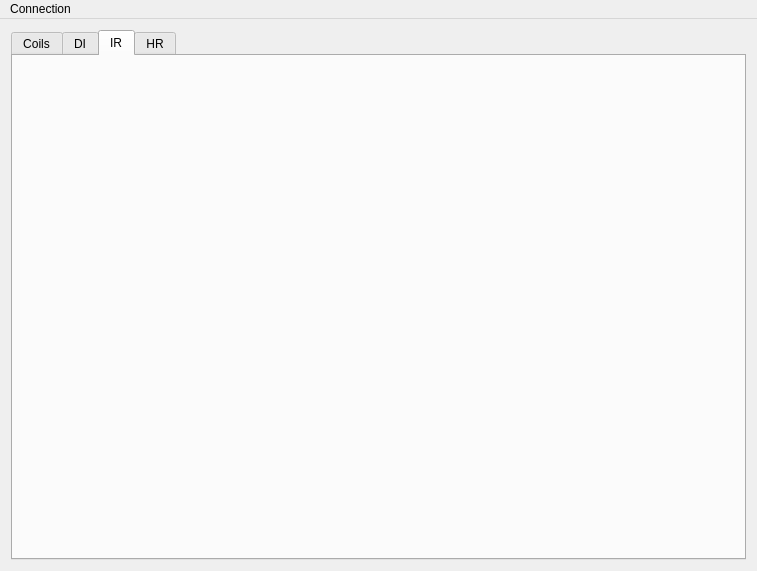
<?xml version="1.0" encoding="UTF-8"?>
<ui version="4.0">
 <class>MainWindow</class>
 <widget class="QMainWindow" name="MainWindow">
  <property name="geometry">
   <rect>
    <x>0</x>
    <y>0</y>
    <width>757</width>
    <height>571</height>
   </rect>
  </property>
  <property name="windowTitle">
   <string>MainWindow</string>
  </property>
  <widget class="QWidget" name="centralWidget">
   <layout class="QVBoxLayout" name="verticalLayout_4">
    <item>
     <widget class="QTabWidget" name="tabWidget">
      <property name="tabPosition">
       <enum>QTabWidget::TabPosition::North</enum>
      </property>
      <property name="currentIndex">
       <number>2</number>
      </property>
      <widget class="QWidget" name="tabCoil">
       <attribute name="title">
        <string>Coils</string>
       </attribute>
       <layout class="QHBoxLayout" name="horizontalLayout_2">
        <item>
         <widget class="QWidget" name="coilWidget" native="true"/>
        </item>
       </layout>
      </widget>
      <widget class="QWidget" name="tabDI">
       <attribute name="title">
        <string>DI</string>
       </attribute>
       <layout class="QVBoxLayout" name="verticalLayout_3">
        <item>
         <widget class="QWidget" name="diWidget" native="true"/>
        </item>
       </layout>
      </widget>
      <widget class="QWidget" name="tabIr">
       <attribute name="title">
        <string>IR</string>
       </attribute>
       <layout class="QVBoxLayout" name="verticalLayout_2">
        <item>
         <widget class="QWidget" name="irWidget" native="true"/>
        </item>
       </layout>
      </widget>
      <widget class="QWidget" name="tabHR">
       <attribute name="title">
        <string>HR</string>
       </attribute>
       <layout class="QVBoxLayout" name="verticalLayout">
        <item>
         <widget class="QWidget" name="hrWidget" native="true"/>
        </item>
       </layout>
      </widget>
     </widget>
    </item>
   </layout>
  </widget>
  <widget class="QMenuBar" name="menuBar">
   <property name="geometry">
    <rect>
     <x>0</x>
     <y>0</y>
     <width>757</width>
     <height>21</height>
    </rect>
   </property>
   <widget class="QMenu" name="menuConnection">
    <property name="title">
     <string>Connection</string>
    </property>
    <addaction name="actionConnect"/>
    <addaction name="actionDisconnect"/>
   </widget>
   <addaction name="menuConnection"/>
  </widget>
  <action name="actionConnect">
   <property name="text">
    <string>Connect</string>
   </property>
  </action>
  <action name="actionDisconnect">
   <property name="text">
    <string>Disconnect</string>
   </property>
  </action>
 </widget>
 <layoutdefault spacing="6" margin="11"/>
 <resources/>
 <connections/>
</ui>
